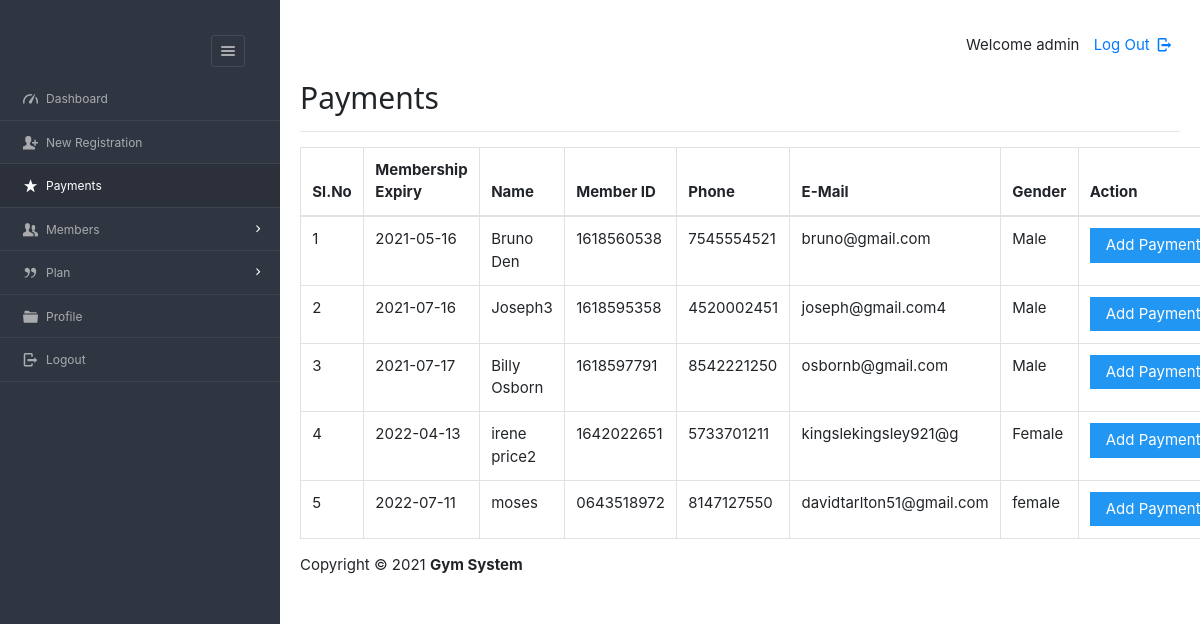
The app's page /dashboard/admin/payments.php (signed in) with its own data.
### tables this page shows
CREATE TABLE `users` (
  `userid` varchar(20) NOT NULL,
  `username` varchar(40) NOT NULL,
  `gender` varchar(8) NOT NULL,
  `mobile` varchar(20) NOT NULL,
  `email` varchar(200) NOT NULL,
  `dob` varchar(10) NOT NULL,
  `joining_date` varchar(10) NOT NULL,
  `plan` text NOT NULL,
  `password` text NOT NULL
);

CREATE TABLE `enrolls_to` (
  `et_id` int(5) NOT NULL,
  `pid` varchar(8) NOT NULL,
  `uid` varchar(20) NOT NULL,
  `paid_date` varchar(15) DEFAULT NULL,
  `expire` varchar(15) DEFAULT NULL,
  `renewal` varchar(15) DEFAULT NULL
);

### dashboard/admin/payments.php (the view, shortened to what this page needs)
<?php
require '../../include/db_conn.php';
?>
<!DOCTYPE html>
<html lang="en">
<head>
    <link rel="stylesheet" href="../../css/style.css"  id="style-resource-5">
    <link rel="stylesheet" href="../../css/dashMain.css">
    <link rel="stylesheet" type="text/css" href="../../css/entypo.css">
    <link href="a1style.css" type="text/css" rel="stylesheet">
	<link rel="stylesheet" href="https://stackpath.bootstrapcdn.com/bootstrap/4.3.1/css/bootstrap.min.css">
</head>
      <body class="page-body  page-fade" onload="collapseSidebar()">
    	<div class="page-container sidebar-collapsed" id="navbarcollapse">
		<div class="sidebar-menu">
			<header class="logo-env">
					<div class="sidebar-collapse" onclick="collapseSidebar()">
				<a href="#" class="sidebar-collapse-icon with-animation">
					<i class="entypo-menu"></i>
				</a>
			</div>
			</header>
    		<?php include('nav.php'); ?>
    	</div>
    		<div class="main-content">
				<div class="row">
					<div class="col-md-6 col-sm-8 clearfix">
					</div>
					<div class="col-md-6 col-sm-4 clearfix hidden-xs">
						<ul class="list-inline links-list pull-right">
							<li>Welcome <?php echo $_SESSION['full_name']; ?>
							</li>
							<li>
								<a href="logout.php">
									Log Out <i class="entypo-logout right"></i>
								</a>
							</li>
						</ul>
					</div>
				</div>
		<h2>Payments</h2>
		<hr />
		<table class="table table-bordered datatable" id="table-1" border=1>
			<thead>
				<tr>
					<th>Sl.No</th>
					<th>Membership Expiry</th>
					<th>Name</th>
					<th>Member ID</th>
					<th>Phone</th>
					<th>E-Mail</th>
					<th>Gender</th>
					<th>Action</th>
				</tr>
			</thead>
				<tbody>
				<?php
					$query  = "select * from enrolls_to where renewal='yes' ORDER BY expire";
					$result = mysqli_query($con, $query);
					$sno    = 1;
					if (mysqli_affected_rows($con) != 0) {
					    while ($row = mysqli_fetch_array($result, MYSQLI_ASSOC)) {
					        $uid   = $row['uid'];
					        $planid=$row['pid'];
					        $query1  = "select * from users WHERE userid='$uid'";
					        $result1 = mysqli_query($con, $query1);
					        if (mysqli_affected_rows($con) == 1) {
					            while ($row1 = mysqli_fetch_array($result1, MYSQLI_ASSOC)) {
					                 echo "<tr><td>".$sno."</td>";
					                echo "<td>" . $row['expire'] . "</td>";
					                echo "<td>" . $row1['username'] . "</td>";
					                echo "<td>" . $row1['userid'] . "</td>";
					                echo "<td>" . $row1['mobile'] . "</td>";
					                echo "<td>" . $row1['email'] . "</td>";
					                echo "<td>" . $row1['gender'] . "</td>";
					                $sno++;
					                echo "<td><form action='make_payments.php' method='post'><input type='hidden' name='userID' value='" . $uid . "'/>
					                <input type='hidden' name='planID' value='" . $planid . "'/><input type='submit' class='a1-btn a1-blue' value='Add Payment ' class='btn btn-info'/></form></td></tr>";
					                $uid = 0;
					            }
					        }
					    }
					}
					?>
				</tbody>
		</table>
			<?php include('footer.php'); ?>
    	</div>
    </body>
</html>

### css/style.css (style rules this page uses)
html { font-size: 62.5%; font-family: sans-serif; }
div { display: block; }
body { font-family: "Noto Sans", sans-serif, "Helvetica Neue", Helvetica, Arial, sans-serif; font-size: 12px; line-height: 1.428571429; display: block; margin: 0; }
*, *:before, *:after { box-sizing: border-box; }
a { text-decoration: none; background: transparent; }
input, button, select, textarea { font-family: inherit; font-size: inherit; line-height: inherit; }
button, input { line-height: normal; }
button, input, select, textarea { font-family: inherit; font-size: 100%; margin: 0; }
input { background-color: white; cursor: text; padding: 1px; border-width: 2px; border-style: inset; border-color: initial; border-image: initial; }
input, textarea, select, button { text-rendering: auto; color: initial; letter-spacing: normal; word-spacing: normal; text-transform: none; text-indent: 0px; text-shadow: none; display: inline-block; text-align: start; margin: 0em; font: 400 13.3333px Arial; }
button, html input[type="button"], input[type="reset"], input[type="submit"] { cursor: pointer; }
a { color: #373e4a; text-decoration: none; }
a { background: transparent; }
a { color: #373e4a; }
.page-container { position: relative; padding-left: 280px; }
.page-container .sidebar-menu { position: absolute; width: 280px; top: 0; left: 0; bottom: 0; background: #303641; color: #aaabae; z-index: 1; min-height: 796px; box-sizing: border-box; }
.page-container .sidebar-menu .logo-env { width: 100%; padding: 35px; padding-bottom: 10px; box-sizing: border-box; }
.page-container .sidebar-menu .logo-env:before, .page-container .sidebar-menu .logo-env:after { content: " "; display: table; }
.page-container .sidebar-menu .logo-env > div { display: block; vertical-align: middle; white-space: nowrap; float: left; }
.page-container .sidebar-menu .logo-env > div > a { display: inline-block; color: #aaabae; }
.page-container .sidebar-menu .logo-env > div.sidebar-collapse, .page-container .sidebar-menu .logo-env > div.sidebar-mobile-menu { position: relative; float: right; }
.page-container .sidebar-menu .logo-env > div.sidebar-collapse a, .page-container .sidebar-menu .logo-env > div.sidebar-mobile-menu a { display: inline-block; border: 1px solid #454a54; text-align: center; padding: 0; line-height: 1; font-size: 20px; font-weight: 300; padding: 5px 2px; background-clip: padding-box; border-radius: 3px; transition: all 200ms ease-in-out; }
.page-container .sidebar-menu .logo-env:after { clear: both; }
ul, ol { margin-top: 0; margin-bottom: 8.5px; }
ul, menu, dir { display: block; list-style-type: disc; }
li { display: list-item; }
i, cite, em, var, address, dfn { font-style: italic; }

### css/entypo.css (style rules this page uses)
[class^="entypo-"]:before, [class*=" entypo-"]:before { font-family: "entypo"; font-style: normal; font-weight: normal; speak: none; display: inline-block; text-decoration: inherit; width: 1em; margin-right: .2em; text-align: center; font-variant: normal; text-transform: none; line-height: 1em; margin-left: .2em; }
.entypo-menu:before { content: '\e811'; }
.entypo-logout:before { content: '\e85d'; }

### records on screen
enrolls_to: expire "2021-05-16"
users: username "Bruno Den", userid "1618560538", mobile "7545554521", email "bruno@gmail.com", gender "Male"
enrolls_to: expire "2021-07-16"
users: username "Joseph3", userid "1618595358", mobile "4520002451", email "joseph@gmail.com4", gender "Male"
enrolls_to: expire "2021-07-17"
users: username "Billy Osborn", userid "1618597791", mobile "8542221250", email "osbornb@gmail.com", gender "Male"
enrolls_to: expire "2022-04-13"
users: username "irene price2", userid "1642022651", mobile "5733701211", email "kingslekingsley921@g", gender "Female"
enrolls_to: expire "2022-07-11"
users: username "moses", userid "0643518972", mobile "8147127550", email "davidtarlton51@gmail.com", gender "female"

### other values on screen
$_SESSION['full_name'] "admin"
